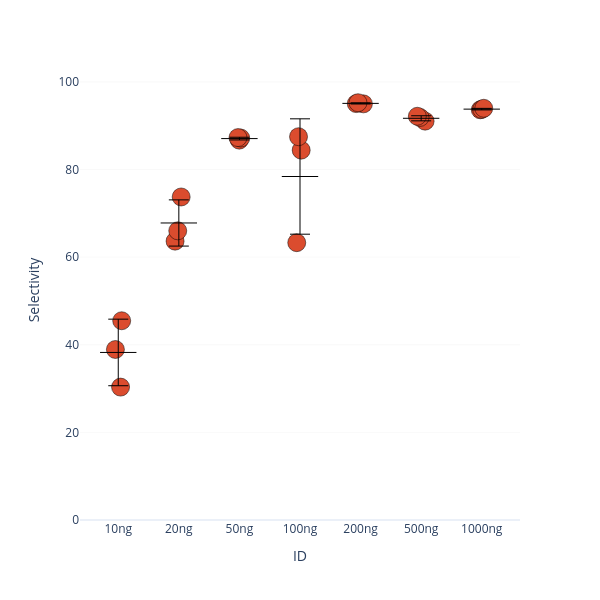

Here is the notebook cell this chart was saved with:
### Code cell
# Figure 2D — phosphopeptide selectivity per input, with mean ± SD crossbar (n=3).
# NOTE: still reads the pre-revision selectivity_*.tsv files (loaded above) — these
# numbers are NOT from the Class I reanalysis yet; regenerate before final export.
import plotly.graph_objects as go

order = id_values   # ['10ng', ..., '1000ng'] from the cell above

fig = px.strip(df_selectivity, y='Selectivity', x='ID', category_orders={'ID': order})
fig.update_layout(width=600, height=600, template='plotly_white', showlegend=False)
fig.update_traces(marker=dict(size=18, color='#db4c2e', line=dict(width=0.5, color='black')))
fig.update_yaxes(range=[0, 105], showgrid=True, gridwidth=0.5, gridcolor='#F3F2F2', griddash='solid')

# mean ± SD crossbar per condition (n=3)
stats_d = df_selectivity.groupby('ID')['Selectivity'].agg(['mean', 'std']).reindex(order)
fig.add_trace(go.Scatter(
    x=stats_d.index, y=stats_d['mean'],
    error_y=dict(type='data', array=stats_d['std'].fillna(0), visible=True,
                 color='black', thickness=1, width=10),
    mode='markers',
    marker=dict(symbol='line-ew', size=26, color='black', line=dict(width=1, color='black')),
    showlegend=False, hovertemplate='mean=%{y:.1f}%<extra></extra>',
))
fig.show()
fig.write_image(r'figures/figure2/figure2d.pdf', width=600, height=600)

### Figure 1 — Plotly figure (JSON) as saved in the notebook; plotly's stock layout.template omitted (floating-point values rounded to 4 significant figures)
{"data": [{"alignmentgroup": "True", "boxpoints": "all", "fillcolor": "rgba(255,255,255,0)", "hoveron": "points", "hovertemplate": "ID=%{x}<br>Selectivity=%{y}<extra></extra>", "legendgroup": "", "line": {"color": "rgba(255,255,255,0)"}, "marker": {"color": "#db4c2e", "line": {"color": "black", "width": 0.5}, "size": 18}, "name": "", "offsetgroup": "", "orientation": "v", "pointpos": 0, "showlegend": false, "type": "box", "x": ["10ng", "10ng", "10ng", "20ng", "20ng", "20ng", "50ng", "50ng", "50ng", "100ng", "100ng", "100ng", "200ng", "200ng", "200ng", "500ng", "500ng", "500ng", "1000ng", "1000ng", "1000ng"], "x0": " ", "xaxis": "x", "y": [38.92, 45.48, 30.33, 66.01, 73.73, 63.65, 87.29, 86.71, 87.18, 63.3, 84.42, 87.49, 95.25, 94.99, 95.05, 91.88, 91.04, 92.16, 93.98, 93.64, 93.73], "y0": " ", "yaxis": "y"}, {"error_y": {"array": [7.596, 5.273, 0.3082, 13.17, 0.1368, 0.5799, 0.1771], "color": "black", "thickness": 1, "type": "data", "visible": true, "width": 10}, "hovertemplate": "mean=%{y:.1f}%<extra></extra>", "marker": {"color": "black", "line": {"color": "black", "width": 1}, "size": 26, "symbol": "line-ew"}, "mode": "markers", "showlegend": false, "type": "scatter", "x": ["10ng", "20ng", "50ng", "100ng", "200ng", "500ng", "1000ng"], "y": [38.24, 67.8, 87.06, 78.41, 95.1, 91.69, 93.78]}], "layout": {"boxmode": "group", "height": 600, "legend": {"tracegroupgap": 0}, "margin": {"t": 60}, "showlegend": false, "width": 600, "xaxis": {"anchor": "y", "categoryarray": ["10ng", "20ng", "50ng", "100ng", "200ng", "500ng", "1000ng"], "categoryorder": "array", "domain": [0, 1], "title": {"text": "ID"}}, "yaxis": {"anchor": "x", "domain": [0, 1], "gridcolor": "#F3F2F2", "griddash": "solid", "gridwidth": 0.5, "range": [0, 105], "showgrid": true, "title": {"text": "Selectivity"}}}}
